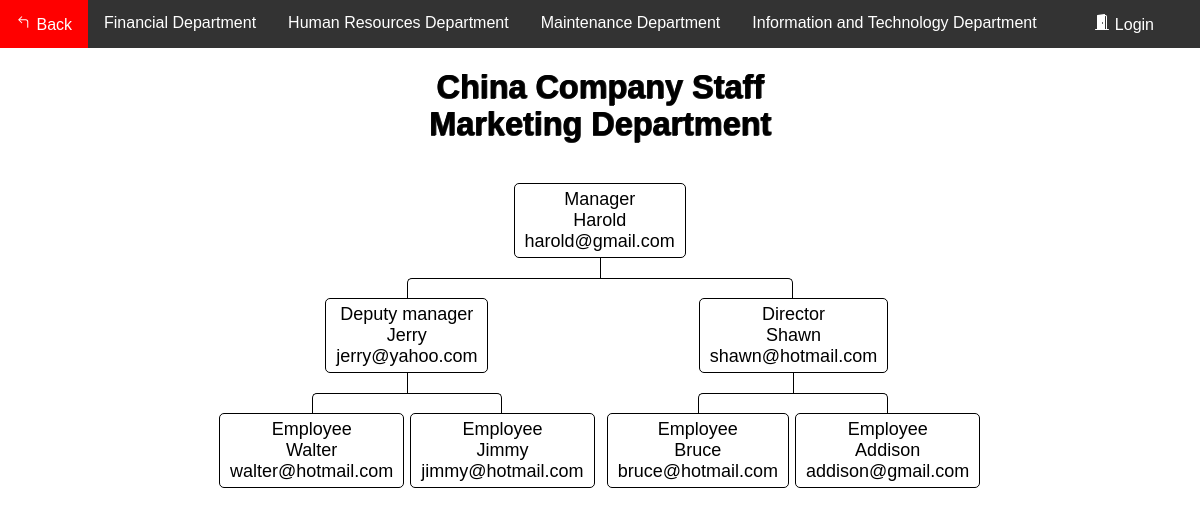
The app's page /Flowchart/flowchart_C_Ma.php with its own data.
### tables this page shows
CREATE TABLE `department_c` (
  `ID` int(11) NOT NULL,
  `Name` varchar(100) DEFAULT NULL,
  `email` varchar(100) DEFAULT NULL,
  `department` varchar(100) DEFAULT NULL,
  `Number` varchar(100) DEFAULT NULL,
  `position` varchar(100) DEFAULT NULL
);

### Flowchart/data_C.php (called while the page is built, shortened)
<?php
    require_once "config.php";
    $sql = "SELECT * from department_c where ID ='1022'";
    $result = $link->query($sql);
        if ($result->num_rows > 0) {
            while ($row = $result->fetch_assoc()) {
                $Name1022 = $row['Name'];
                $email1022 = $row['email'];
            }
        }
    $sql = "SELECT * from department_c where ID ='1023'";
    $result = $link->query($sql);
        if ($result->num_rows > 0) {
            while ($row = $result->fetch_assoc()) {
                $Name1023 = $row['Name'];
                $email1023 = $row['email'];
            }
        }
    $sql = "SELECT * from department_c where ID ='1024'";
    $result = $link->query($sql);
        if ($result->num_rows > 0) {
            while ($row = $result->fetch_assoc()) {
                $Name1024 = $row['Name'];
                $email1024 = $row['email'];
            }
        }
    $sql = "SELECT * from department_c where ID ='1025'";
    $result = $link->query($sql);
        if ($result->num_rows > 0) {
            while ($row = $result->fetch_assoc()) {
                $Name1025 = $row['Name'];
                $email1025 = $row['email'];
            }
        }
    $sql = "SELECT * from department_c where ID ='1026'";
    $result = $link->query($sql);
        if ($result->num_rows > 0) {
            while ($row = $result->fetch_assoc()) {
                $Name1026 = $row['Name'];
                $email1026 = $row['email'];
            }
        }
    $sql = "SELECT * from department_c where ID ='1027'";
    $result = $link->query($sql);
        if ($result->num_rows > 0) {
            while ($row = $result->fetch_assoc()) {
                $Name1027 = $row['Name'];
                $email1027 = $row['email'];
            }
        }
        $sql = "SELECT * from department_c where ID ='1028'";
    $result = $link->query($sql);
        if ($result->num_rows > 0) {
            while ($row = $result->fetch_assoc()) {
                $Name1028 = $row['Name'];
                $email1028 = $row['email'];
            }
        }
?>

### Flowchart/flowchart_C_Ma.php (the view, shortened to what this page needs)
<?php
require_once "data_C.php";
?>
<!DOCTYPE html>
<html lang="en">
<head>
	<link rel="stylesheet" href="style.css">
</head>
<body>
<div class="navbar">
            <a href="../HomePages/Home.php">
			 Back</a>
			<a href="flowchart_C_F.php">Financial Department</a>
			<a href="flowchart_C_HR.php">Human Resources Department</a>
			<a href="flowchart_C_M.php">Maintenance Department</a>
			<a href="flowchart_C_IT.php">Information and Technology Department</a>
			 <?php
                if(isset($_SESSION["loggedin"]) && $_SESSION["loggedin"] === true){
			?>
				<a href="../AccountSystem1/welcome.php" class="a1">
				<svg width="1em" height="1em" viewBox="0 0 16 16" class="bi bi-house-door-fill" fill="currentColor" xmlns="http://www.w3.org/2000/svg">
					<path d="M6.5 10.995V14.5a.5.5 0 0 1-.5.5H2a.5.5 0 0 1-.5-.5v-7a.5.5 0 0 1 .146-.354l6-6a.5.5 0 0 1 .708 0l6 6a.5.5 0 0 1 .146.354v7a.5.5 0 0 1-.5.5h-4a.5.5 0 0 1-.5-.5V11c0-.25-.25-.5-.5-.5H7c-.25 0-.5.25-.5.495z"/>
					<path fill-rule="evenodd" d="M13 2.5V6l-2-2V2.5a.5.5 0 0 1 .5-.5h1a.5.5 0 0 1 .5.5z"/>
				</svg>
				Home</a>
			<?php
                }else{
			?>
				<a href="../AccountSystem1/login.php" class="a1">
				Login</a>
			<?php
                }
            ?>
        </div>
<div>
<div>
	<br>
	<h1>China Company Staff <br>Marketing Department</h1>
	<nav class="nav">
							<ul>
								<li>
									<a href="#">Manager<br><?php echo $Name1022; ?><br><?php echo $email1022; ?></a>
										<ul>
											<li>
												<a href="#">Deputy manager<br><?php echo $Name1023; ?><br><?php echo $email1023; ?></a>
													<ul>
														<li>
															<a href="#">Employee<br><?php echo $Name1025; ?><br><?php echo $email1025; ?></a>
																<li>
																	<a href="#">Employee<br><?php echo $Name1026; ?><br><?php echo $email1026; ?></a>
																</li>
														</li>
													</ul>
														<li>
															<a href="#">Director<br><?php echo $Name1024; ?><br><?php echo $email1024; ?></a>
															<ul>
																<li>
																	<a href="#">Employee<br><?php echo $Name1027; ?><br><?php echo $email1027; ?></a>
																	<li>
																		<a href="#">Employee<br><?php echo $Name1028; ?><br><?php echo $email1028; ?></a>
																	</li>
																</li>
															</ul>
														</li>
											</li>
										</ul>
								</li>
							</ul>
	</nav>
</div>
</body>
</html>

### Flowchart/style.css (style rules this page uses)
*, *:before, *:after { -webkit-box-sizing: border-box; -moz-box-sizing: border-box; box-sizing: border-box; }
* { position: relative; margin: 0; padding: 0; border: 0 none; transition: all ease .4s; }
html, body { width: 100%; height: 100%; font-family: 'Fjalla One', sans-serif; font-size: 18px; }
.nav ul { position: relative; padding-top: 20px; }
.nav li { position: relative; padding: 20px 3px 0 3px; float: left; text-align: center; list-style-type: none; }
.nav li::before, .nav li::after { content: ''; position: absolute; top: 0; right: 50%; width: 50%; height: 20px; border-top: 1px solid #000000; }
.nav li::after { left: 50%; right: auto; border-left: 1px solid #000000; }
.nav li:only-child::after, .nav li:only-child::before { content: ''; display: none; }
.nav li:only-child { padding-top: 0; }
.nav li:first-child::before, .nav li:last-child::after { border: 0 none; }
.nav li:last-child::before { border-right: 1px solid #000000; border-radius: 0 5px 0 0; }
.nav li:first-child::after { border-radius: 5px 0 0 0; }
.nav ul ul::before { content: ''; position: absolute; top: 0; left: 50%; border-left: 1px solid #000000; width: 0; height: 20px; }
.nav li a { display: inline-block; padding: 5px 10px; border-radius: 5px; border: 1px solid #000000; text-decoration: none; color: #000000; font-family: arial, verdana, tahoma; font-size: 18px; }
.navbar { overflow: hidden; background-color: #333; font-family: Arial, Helvetica, sans-serif; }
.navbar a { float: left; font-size: 16px; color: white; text-align: center; padding: 14px 16px; text-decoration: none; }
.a1 { position: absolute; right: 30px; }

### Flowchart/flowchart_C_Ma.php (style rules this page uses)
h1 { color: #000000; text-align: center; font-size: 1.8rem; text-shadow: rgba(0,0,0,0.6) 1px 0, rgba(0,0,0,0.6) 1px 0, rgba(0,0,0,0.6) 0 1px, rgba(0,0,0,0.6) 0 1px; }
.nav { margin: 20px auto; width: 780px; min-height: auto; text-align: center; }

### records on screen
department_c: Name "Harold", email "harold@gmail.com"
department_c: Name "Jerry", email "jerry@yahoo.com"
department_c: Name "Walter", email "walter@hotmail.com"
department_c: Name "Jimmy", email "jimmy@hotmail.com"
department_c: Name "Shawn", email "shawn@hotmail.com"
department_c: Name "Bruce", email "bruce@hotmail.com"
department_c: Name "Addison", email "addison@gmail.com"
